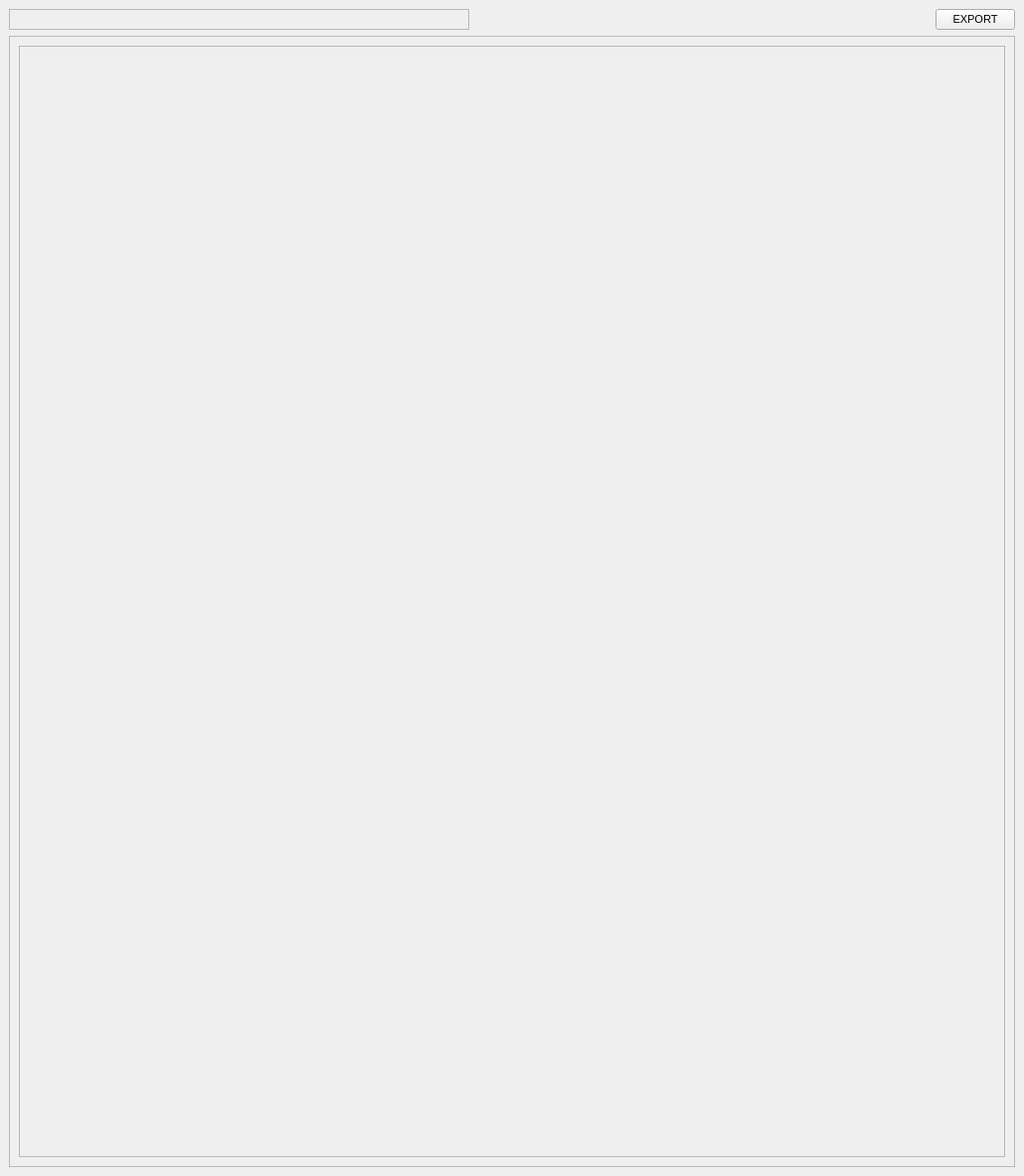
<?xml version="1.0" encoding="UTF-8"?>
<ui version="4.0">
 <class>qDockWidget</class>
 <widget class="QDockWidget" name="qDockWidget">
  <property name="geometry">
   <rect>
    <x>0</x>
    <y>0</y>
    <width>1030</width>
    <height>1183</height>
   </rect>
  </property>
  <property name="windowTitle">
   <string>dbpRisk2: Plots</string>
  </property>
  <widget class="QWidget" name="dockWidgetContents">
   <property name="sizePolicy">
    <sizepolicy hsizetype="Minimum" vsizetype="Minimum">
     <horstretch>0</horstretch>
     <verstretch>0</verstretch>
    </sizepolicy>
   </property>
   <layout class="QVBoxLayout" name="verticalLayout">
    <item>
     <layout class="QHBoxLayout" name="horizontalLayout">
      <item>
       <widget class="QFrame" name="nav_bar">
        <property name="sizePolicy">
         <sizepolicy hsizetype="Expanding" vsizetype="Minimum">
          <horstretch>0</horstretch>
          <verstretch>0</verstretch>
         </sizepolicy>
        </property>
        <property name="maximumSize">
         <size>
          <width>16777215</width>
          <height>55</height>
         </size>
        </property>
        <property name="font">
         <font>
          <pointsize>6</pointsize>
         </font>
        </property>
        <property name="frameShape">
         <enum>QFrame::StyledPanel</enum>
        </property>
        <property name="frameShadow">
         <enum>QFrame::Raised</enum>
        </property>
       </widget>
      </item>
      <item>
       <spacer name="horizontalSpacer">
        <property name="orientation">
         <enum>Qt::Horizontal</enum>
        </property>
        <property name="sizeHint" stdset="0">
         <size>
          <width>20</width>
          <height>20</height>
         </size>
        </property>
       </spacer>
      </item>
      <item>
       <widget class="QPushButton" name="export_pdf">
        <property name="sizePolicy">
         <sizepolicy hsizetype="Minimum" vsizetype="Maximum">
          <horstretch>0</horstretch>
          <verstretch>0</verstretch>
         </sizepolicy>
        </property>
        <property name="font">
         <font>
          <pointsize>8</pointsize>
         </font>
        </property>
        <property name="text">
         <string>EXPORT</string>
        </property>
       </widget>
      </item>
     </layout>
    </item>
    <item>
     <layout class="QGridLayout" name="gridLayout">
      <item row="0" column="0" colspan="2">
       <widget class="QScrollArea" name="scrollArea">
        <property name="verticalScrollBarPolicy">
         <enum>Qt::ScrollBarAsNeeded</enum>
        </property>
        <property name="horizontalScrollBarPolicy">
         <enum>Qt::ScrollBarAsNeeded</enum>
        </property>
        <property name="sizeAdjustPolicy">
         <enum>QAbstractScrollArea::AdjustToContentsOnFirstShow</enum>
        </property>
        <property name="widgetResizable">
         <bool>true</bool>
        </property>
        <widget class="QWidget" name="scrollAreaWidgetContents">
         <property name="geometry">
          <rect>
           <x>0</x>
           <y>0</y>
           <width>1004</width>
           <height>1094</height>
          </rect>
         </property>
         <layout class="QGridLayout" name="gridLayout_2">
          <item row="1" column="0">
           <widget class="QFrame" name="plots">
            <property name="sizePolicy">
             <sizepolicy hsizetype="Preferred" vsizetype="Expanding">
              <horstretch>0</horstretch>
              <verstretch>0</verstretch>
             </sizepolicy>
            </property>
            <property name="frameShape">
             <enum>QFrame::StyledPanel</enum>
            </property>
            <property name="frameShadow">
             <enum>QFrame::Raised</enum>
            </property>
           </widget>
          </item>
         </layout>
        </widget>
       </widget>
      </item>
     </layout>
    </item>
   </layout>
  </widget>
 </widget>
 <resources/>
 <connections/>
</ui>
